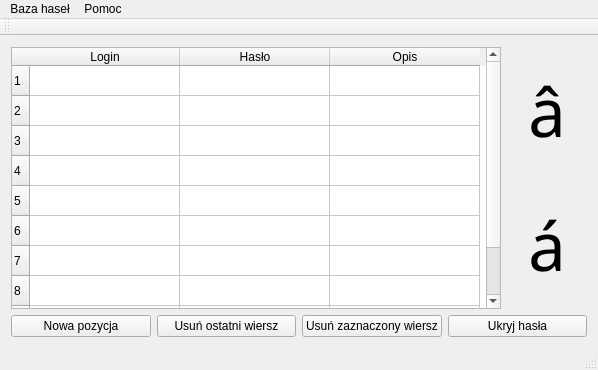
<?xml version="1.0" encoding="UTF-8"?>
<ui version="4.0">
 <class>MainWindow</class>
 <widget class="QMainWindow" name="MainWindow">
  <property name="geometry">
   <rect>
    <x>0</x>
    <y>0</y>
    <width>598</width>
    <height>370</height>
   </rect>
  </property>
  <property name="minimumSize">
   <size>
    <width>598</width>
    <height>370</height>
   </size>
  </property>
  <property name="maximumSize">
   <size>
    <width>16777215</width>
    <height>370</height>
   </size>
  </property>
  <property name="windowTitle">
   <string>Menadżer haseł</string>
  </property>
  <widget class="QWidget" name="centralWidget">
   <layout class="QGridLayout" name="gridLayout_3">
    <item row="0" column="0">
     <layout class="QGridLayout" name="gridLayout_2">
      <item row="0" column="0" rowspan="2">
       <widget class="QTableWidget" name="tableWidget">
        <property name="sizePolicy">
         <sizepolicy hsizetype="MinimumExpanding" vsizetype="Minimum">
          <horstretch>0</horstretch>
          <verstretch>0</verstretch>
         </sizepolicy>
        </property>
        <property name="showGrid">
         <bool>true</bool>
        </property>
        <property name="gridStyle">
         <enum>Qt::SolidLine</enum>
        </property>
        <property name="rowCount">
         <number>10</number>
        </property>
        <property name="columnCount">
         <number>3</number>
        </property>
        <attribute name="horizontalHeaderDefaultSectionSize">
         <number>150</number>
        </attribute>
        <row/>
        <row/>
        <row/>
        <row/>
        <row/>
        <row/>
        <row/>
        <row/>
        <row/>
        <row/>
        <column>
         <property name="text">
          <string>Login</string>
         </property>
        </column>
        <column>
         <property name="text">
          <string>Hasło</string>
         </property>
        </column>
        <column>
         <property name="text">
          <string>Opis</string>
         </property>
        </column>
       </widget>
      </item>
      <item row="0" column="1">
       <widget class="QPushButton" name="pushButton_4">
        <property name="sizePolicy">
         <sizepolicy hsizetype="Minimum" vsizetype="Expanding">
          <horstretch>0</horstretch>
          <verstretch>0</verstretch>
         </sizepolicy>
        </property>
        <property name="font">
         <font>
          <family>Wingdings</family>
          <pointsize>50</pointsize>
          <italic>false</italic>
         </font>
        </property>
        <property name="text">
         <string>â</string>
        </property>
        <property name="flat">
         <bool>true</bool>
        </property>
       </widget>
      </item>
      <item row="1" column="1">
       <widget class="QPushButton" name="pushButton_5">
        <property name="sizePolicy">
         <sizepolicy hsizetype="Minimum" vsizetype="Expanding">
          <horstretch>0</horstretch>
          <verstretch>0</verstretch>
         </sizepolicy>
        </property>
        <property name="font">
         <font>
          <family>Wingdings</family>
          <pointsize>50</pointsize>
         </font>
        </property>
        <property name="text">
         <string>á</string>
        </property>
        <property name="flat">
         <bool>true</bool>
        </property>
       </widget>
      </item>
     </layout>
    </item>
    <item row="1" column="0">
     <layout class="QGridLayout" name="gridLayout">
      <item row="0" column="0">
       <widget class="QPushButton" name="pushButton_2">
        <property name="text">
         <string>Nowa pozycja</string>
        </property>
       </widget>
      </item>
      <item row="0" column="1">
       <widget class="QPushButton" name="pushButton_3">
        <property name="text">
         <string>Usuń ostatni wiersz</string>
        </property>
       </widget>
      </item>
      <item row="0" column="2">
       <widget class="QPushButton" name="pushButton_6">
        <property name="text">
         <string>Usuń zaznaczony wiersz</string>
        </property>
       </widget>
      </item>
      <item row="0" column="3">
       <widget class="QPushButton" name="pushButton">
        <property name="text">
         <string>Ukryj hasła</string>
        </property>
       </widget>
      </item>
     </layout>
    </item>
   </layout>
  </widget>
  <widget class="QMenuBar" name="menuBar">
   <property name="geometry">
    <rect>
     <x>0</x>
     <y>0</y>
     <width>598</width>
     <height>21</height>
    </rect>
   </property>
   <widget class="QMenu" name="menuBaza_hase">
    <property name="title">
     <string>Baza haseł</string>
    </property>
    <addaction name="actionNowy"/>
    <addaction name="actionZapisz"/>
    <addaction name="actionWczytaj"/>
    <addaction name="actionZako_cz"/>
   </widget>
   <widget class="QMenu" name="menuPomoc">
    <property name="title">
     <string>Pomoc</string>
    </property>
    <addaction name="actionO_Autorze"/>
    <addaction name="actionGenerator_hase_2"/>
   </widget>
   <addaction name="menuBaza_hase"/>
   <addaction name="menuPomoc"/>
  </widget>
  <widget class="QToolBar" name="mainToolBar">
   <attribute name="toolBarArea">
    <enum>TopToolBarArea</enum>
   </attribute>
   <attribute name="toolBarBreak">
    <bool>false</bool>
   </attribute>
  </widget>
  <widget class="QStatusBar" name="statusBar"/>
  <action name="actionNowy">
   <property name="text">
    <string>Nowy</string>
   </property>
  </action>
  <action name="actionZapisz">
   <property name="text">
    <string>Zapisz</string>
   </property>
  </action>
  <action name="actionWczytaj">
   <property name="text">
    <string>Wczytaj</string>
   </property>
  </action>
  <action name="actionZako_cz">
   <property name="text">
    <string>Zakończ</string>
   </property>
  </action>
  <action name="actionO_Autorze">
   <property name="text">
    <string>O Autorze</string>
   </property>
  </action>
  <action name="actionGenerator_hase_2">
   <property name="text">
    <string>Generator haseł</string>
   </property>
  </action>
 </widget>
 <layoutdefault spacing="6" margin="11"/>
 <resources/>
 <connections/>
</ui>
